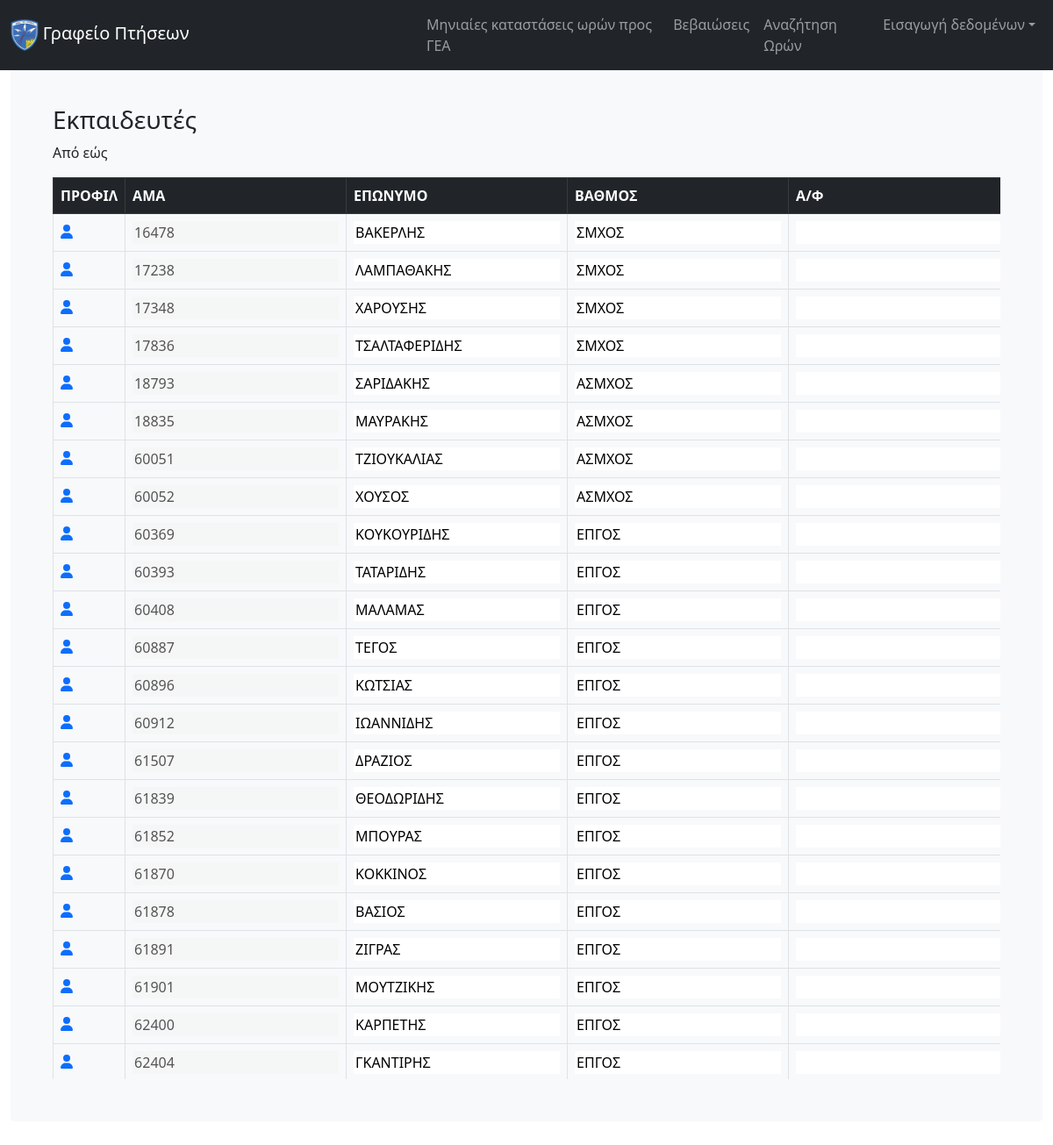
Page /staff/trainers/ on the earlier database version.
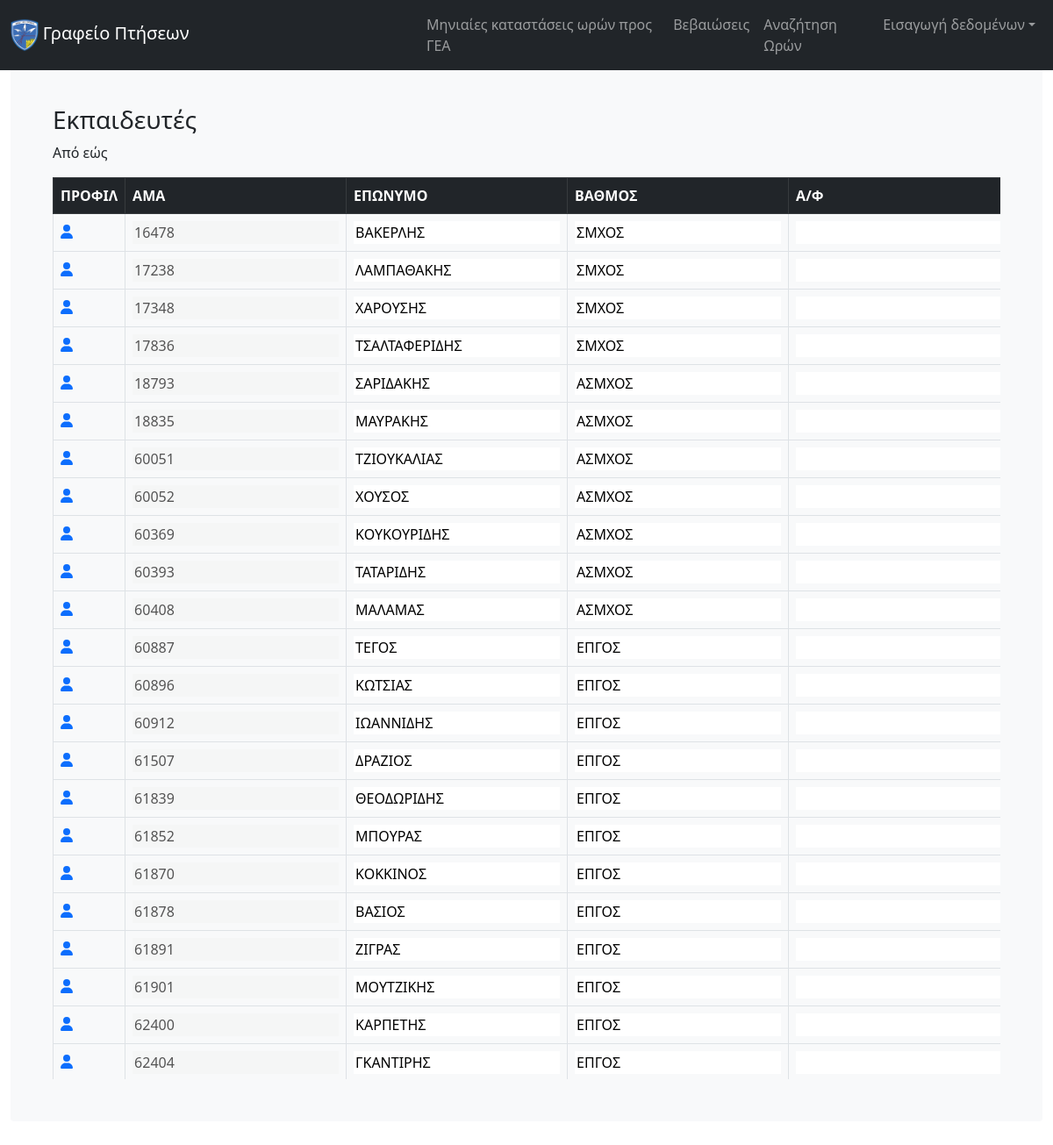
Same page on the later database version.
### core/models.py (models this page shows, shortened)
class AirmanTrainer(models.Model):
    airman = models.ForeignKey(Airman,on_delete=models.CASCADE)
    ptixio = models.CharField(max_length=200,default="",blank=True,null=True) # a b g
    diatagi_orismou = models.CharField(max_length=200,default="",blank=True,null=True)

class Airman(models.Model):
    asma = models.BigIntegerField(primary_key=True)
    firstname = models.CharField(max_length=200,default="",blank=True,null=True)
    lastname = models.CharField(max_length=200,default="",blank=True,null=True)
    rank = models.CharField(max_length=200,default="",blank=True,null=True)
    eidikotita = models.CharField(max_length=200,default="",blank=True,null=True)
    idiotita = models.CharField(max_length=200,default="",blank=True,null=True)
    availability = models.CharField(max_length=200,default="",blank=True,null=True)
    topothetisi = models.CharField(max_length=200,default="",blank=True,null=True)
    katigoria_dikaioumeni = models.CharField(max_length=200,default="",blank=True,null=True)
    katigoria_katoxiromeni = models.CharField(max_length=200,default="",blank=True,null=True)
    monada_ekdosis_ptitikou = models.CharField(max_length=200,default="",blank=True,null=True)
    geniko_synolo_oron = models.FloatField(blank=True,null=True,default=0)

### core/views.py (the view)
# urls.py: path('staff/trainers/',views.trainers,name="trainers"),
def trainers(request):
    trainers = AirmanTrainer.objects.all()
    context = {'table_data':trainers}
    return render(request,'core/search_range/trainers.html',context)

### core/templates/core/search_range/trainers.html (shortened to what this page needs)
{% extends 'core/core.html' %}
{%load static%}
{% block content %}
<h3>Εκπαιδευτές</h3>
<p>Από {{from_month}} {{from_year}} εώς {{to_month}} {{to_year}} </p>
<div class="tableFixHead">
  <table class="table table-hover table-bordered">
    <thead class="table-dark" style="position: sticky;top: 0">
      <tr>
        <th scope="col">ΠΡΟΦΙΛ</th>
        <th scope="col">ΑΜΑ</th>
        <th scope="col">ΕΠΩΝΥΜΟ</th>
        <th scope="col">ΒΑΘΜΟΣ</th>
        <th scope="col">Α/Φ</th>
      </tr>
    </thead>
    <tbody >
      {% for trainer in table_data%}
        <tr>
          <td><a href={% url 'profile' trainer.airman.asma %}><i class="fa-solid fa-user"></i></a></td>
          <td><input type="text" id="{{ trainer.airman.asma }}_asma" name="{{ trainer.airman.asma }}" value={{trainer.airman.asma}} disabled></td>
          <td><input type="text" id="{{ trainer.airman.asma }}_lastname" name="{{ trainer.airman.lastname }}" value={{trainer.airman.lastname}}></td>
          <td><input type="text" id="{{ trainer.airman.asma }}_rank" name="{{ trainer.airman.rank }}" value={{trainer.airman.rank}}></td>
          <td><input type="text" id="{{ trainer.airman.asma }}_plane" name="{{ trainer.plane }}" value={{trainer.plane}}></td>
        </tr>
      {% endfor %}
    </tbody>
  </table>
</div>
{% endblock content%}

Differences in the rows shown:
changed through a linked row, AirmanTrainer "ΚΟΥΚΟΥΡΙΔΗΣ": airman.rank "ΕΠΓΟΣ" → "ΑΣΜΧΟΣ"
changed through a linked row, AirmanTrainer "ΤΑΤΑΡΙΔΗΣ": airman.rank "ΕΠΓΟΣ" → "ΑΣΜΧΟΣ"
changed through a linked row, AirmanTrainer "ΜΑΛΑΜΑΣ": airman.rank "ΕΠΓΟΣ" → "ΑΣΜΧΟΣ"
